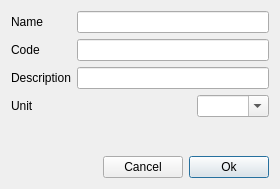
<?xml version="1.0" encoding="UTF-8"?>
<ui version="4.0">
 <class>InsertNodeBranch</class>
 <widget class="QDialog" name="InsertNodeBranch">
  <property name="geometry">
   <rect>
    <x>0</x>
    <y>0</y>
    <width>262</width>
    <height>189</height>
   </rect>
  </property>
  <layout class="QGridLayout" name="gridLayout">
   <item row="0" column="0">
    <widget class="QLabel" name="labName">
     <property name="sizePolicy">
      <sizepolicy hsizetype="Fixed" vsizetype="Preferred">
       <horstretch>0</horstretch>
       <verstretch>0</verstretch>
      </sizepolicy>
     </property>
     <property name="text">
      <string>Name</string>
     </property>
     <property name="buddy">
      <cstring>lineName</cstring>
     </property>
    </widget>
   </item>
   <item row="0" column="1" colspan="3">
    <widget class="LineEdit" name="lineName">
     <property name="sizePolicy">
      <sizepolicy hsizetype="Expanding" vsizetype="Fixed">
       <horstretch>0</horstretch>
       <verstretch>0</verstretch>
      </sizepolicy>
     </property>
    </widget>
   </item>
   <item row="1" column="0">
    <widget class="QLabel" name="label">
     <property name="text">
      <string>Code</string>
     </property>
    </widget>
   </item>
   <item row="1" column="1" colspan="3">
    <widget class="QLineEdit" name="lineCode"/>
   </item>
   <item row="2" column="0">
    <widget class="QLabel" name="labDescription">
     <property name="text">
      <string>Description</string>
     </property>
     <property name="buddy">
      <cstring>lineDescription</cstring>
     </property>
    </widget>
   </item>
   <item row="2" column="1" colspan="3">
    <widget class="LineEdit" name="lineDescription">
     <property name="sizePolicy">
      <sizepolicy hsizetype="Preferred" vsizetype="Fixed">
       <horstretch>0</horstretch>
       <verstretch>0</verstretch>
      </sizepolicy>
     </property>
    </widget>
   </item>
   <item row="3" column="0">
    <widget class="QLabel" name="labUnit">
     <property name="toolTip">
      <string>Cannot be changed once set. Delete and recreate to modify.</string>
     </property>
     <property name="text">
      <string>Unit</string>
     </property>
    </widget>
   </item>
   <item row="3" column="1" colspan="3">
    <layout class="QHBoxLayout" name="horizontalLayout">
     <item>
      <spacer name="horizontalSpacer_2">
       <property name="orientation">
        <enum>Qt::Orientation::Horizontal</enum>
       </property>
       <property name="sizeHint" stdset="0">
        <size>
         <width>68</width>
         <height>20</height>
        </size>
       </property>
      </spacer>
     </item>
     <item>
      <widget class="ComboBox" name="comboUnit">
       <property name="editable">
        <bool>true</bool>
       </property>
       <property name="insertPolicy">
        <enum>QComboBox::InsertPolicy::NoInsert</enum>
       </property>
       <property name="sizeAdjustPolicy">
        <enum>QComboBox::SizeAdjustPolicy::AdjustToContents</enum>
       </property>
      </widget>
     </item>
    </layout>
   </item>
   <item row="4" column="1">
    <spacer name="verticalSpacer">
     <property name="orientation">
      <enum>Qt::Orientation::Vertical</enum>
     </property>
     <property name="sizeHint" stdset="0">
      <size>
       <width>20</width>
       <height>12</height>
      </size>
     </property>
    </spacer>
   </item>
   <item row="5" column="0" colspan="2">
    <spacer name="horizontalSpacer">
     <property name="orientation">
      <enum>Qt::Orientation::Horizontal</enum>
     </property>
     <property name="sizeHint" stdset="0">
      <size>
       <width>111</width>
       <height>20</height>
      </size>
     </property>
    </spacer>
   </item>
   <item row="5" column="2">
    <widget class="QPushButton" name="pBtnCancel">
     <property name="sizePolicy">
      <sizepolicy hsizetype="Fixed" vsizetype="Fixed">
       <horstretch>0</horstretch>
       <verstretch>0</verstretch>
      </sizepolicy>
     </property>
     <property name="text">
      <string>Cancel</string>
     </property>
    </widget>
   </item>
   <item row="5" column="3">
    <widget class="QPushButton" name="pBtnOk">
     <property name="sizePolicy">
      <sizepolicy hsizetype="Fixed" vsizetype="Fixed">
       <horstretch>0</horstretch>
       <verstretch>0</verstretch>
      </sizepolicy>
     </property>
     <property name="text">
      <string>Ok</string>
     </property>
     <property name="default">
      <bool>true</bool>
     </property>
    </widget>
   </item>
  </layout>
 </widget>
 <customwidgets>
  <customwidget>
   <class>LineEdit</class>
   <extends>QLineEdit</extends>
   <header location="global">widget/lineedit.h</header>
  </customwidget>
  <customwidget>
   <class>ComboBox</class>
   <extends>QComboBox</extends>
   <header location="global">widget/combobox.h</header>
  </customwidget>
 </customwidgets>
 <tabstops>
  <tabstop>lineName</tabstop>
  <tabstop>pBtnOk</tabstop>
  <tabstop>pBtnCancel</tabstop>
 </tabstops>
 <resources/>
 <connections>
  <connection>
   <sender>pBtnCancel</sender>
   <signal>clicked()</signal>
   <receiver>InsertNodeBranch</receiver>
   <slot>reject()</slot>
   <hints>
    <hint type="sourcelabel">
     <x>358</x>
     <y>495</y>
    </hint>
    <hint type="destinationlabel">
     <x>260</x>
     <y>492</y>
    </hint>
   </hints>
  </connection>
  <connection>
   <sender>pBtnOk</sender>
   <signal>clicked()</signal>
   <receiver>InsertNodeBranch</receiver>
   <slot>accept()</slot>
   <hints>
    <hint type="sourcelabel">
     <x>425</x>
     <y>506</y>
    </hint>
    <hint type="destinationlabel">
     <x>101</x>
     <y>492</y>
    </hint>
   </hints>
  </connection>
 </connections>
</ui>
